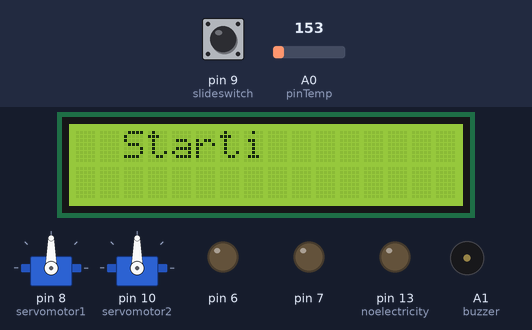
The sketch below on a simulated Arduino Uno, built with avr-gcc and run on an emulated ATmega328P. On the bench: 2 × servo, 16×2 character LCD, output pins drawn as LEDs (lit = HIGH), buzzer (waves = sounding). The test bench sets the inputs (shaded band); at power-on: A0 (pinTemp) = 153, pin 9 (slideswitch) HIGH. What the sketch prints to the serial monitor is not drawn.

Above: at 1.2 s.
1.3 s: A0 (pinTemp) set to 221
At 5.0 s:
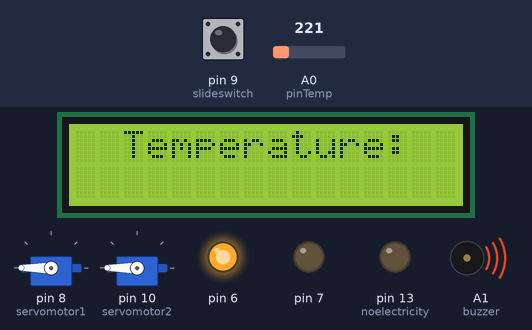
5.1 s: A0 (pinTemp) set to 191
At 10.0 s:
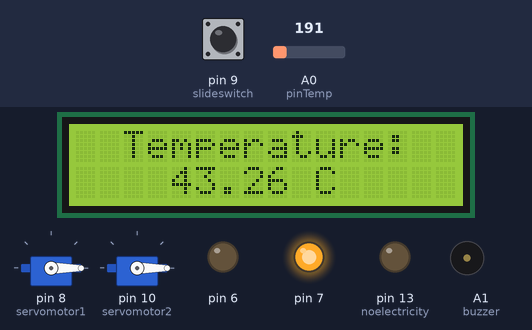
10.1 s: pin 9 (slideswitch) pulled LOW for 2.65 s
At 16.0 s:
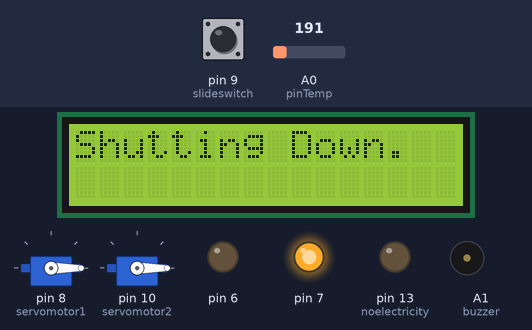
Timing chart, 0 to 20.8 s (numbered marks = the images above; inputs shaded):
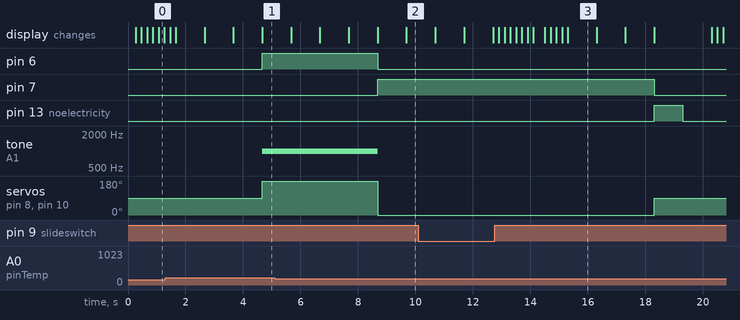

Measured:
- after the input at 1.3 s, pin 6: LOW → HIGH after 3.4 s; pin 7: stays LOW (without the input it goes to HIGH after 3.4 s); tone on A1 (buzzer): silent → 1000 Hz after 3.4 s; servo on pin 8 (servomotor1), servo on pin 10 (servomotor2): 90° → 180° after 3.4 s
- after the input at 5.1 s, pin 6: HIGH → LOW after 3.6 s; pin 7: LOW → HIGH after 3.6 s; tone on A1 (buzzer): 1000 Hz → silent after 3.6 s; servo on pin 8 (servomotor1), servo on pin 10 (servomotor2): 180° → 0° after 3.6 s
- after the input at 10.1 s, pin 7: HIGH → LOW after 8.2 s; pin 13 (noelectricity): LOW → HIGH after 8.2 s, → LOW 1.0 s later; servo on pin 8 (servomotor1), servo on pin 10 (servomotor2): 0° → 90° after 8.2 s; the display: first differs from a run without the input after 2.6 s (image 3 shows a later state)

The sketch:

Arduino_Code.ino
```cpp
#include <LiquidCrystal.h>
LiquidCrystal lcd(12, 11, 5, 4, 3, 2);

#define pinTemp A0
int baselineTemp = 0;
int celsius = 0;
int fahrenheit = 0;
int buzzer = A1;
int slideswitch = 9;
int noelectricity = 13;
int checker, controller = 0;
char start[] = {'S', 't', 'a', 'r', 't', 'i', 'n', 'g'};
char loading[] = {'.', '.', '.'};
char shutdown[] = {'S', 'h', 'u', 't', 't', 'i', 'n', 'g', ' ', 'D', 'o', 'w', 'n'};

#include <Servo.h>
Servo servomotor1;
Servo servomotor2;

void setup() {
  pinMode(pinTemp,INPUT);
  pinMode(6, OUTPUT);
  pinMode(7, OUTPUT);
  pinMode(13, OUTPUT);
  pinMode(buzzer, OUTPUT);
  pinMode(noelectricity,OUTPUT);
  pinMode(slideswitch, INPUT);
  servomotor1.attach(8);
  servomotor2.attach(10);
  Serial.begin(9600);
  lcd.begin(16, 2);
  }
void loop() {
  int counter;
  counter= digitalRead(slideswitch);
  if(counter==0)
     {
    lcd.clear();
    Stop();
  }
  else
  {
  Start();
  }
}
void Start()
  {
  controller++;
  if(checker==0)
  {
  checker++;
  lcd.setCursor(2,0);
 for (byte i=0; i<8; i++)
 {
  lcd.write(start[i]);
  delay(200);
 }
  lcd.setCursor(10,0);
for (byte i=0; i<3; i++)
 {
  lcd.write(loading[i]);
  delay(1000);
 }
  lcd.clear();
  }
  baselineTemp = 50;
  celsius = map(((analogRead(A0) - 20) * 3.04), 0, 1023, -40, 125);
  fahrenheit = ((celsius * 9) / 5 + 32);
  Serial.print(celsius);
  Serial.print(" C, ");
  Serial.print(fahrenheit);
  Serial.println(" F");
  if (celsius >= baselineTemp)
   {
   digitalWrite(6, HIGH);
   digitalWrite(7, LOW);
   tone(buzzer, 1000,10000);
   servomotor1.write(180);
   servomotor2.write(180);
   }
  else
  {
    digitalWrite(7, HIGH);
    digitalWrite(6, LOW);
    noTone(buzzer);
    servomotor1.write(0);
    servomotor2.write(0);
  }
 float temp = ((analogRead(pinTemp) * (5.0/1024))-0.5 )/0.01;
 lcd.setCursor(2, 0);
 lcd.print("Temperature:");
 lcd.setCursor(0, 1);
 lcd.print("                ");
 delay(1000);
 lcd.setCursor(4, 1);
 lcd.print( temp );
 lcd.print(" C");
 Serial.println( temp );
 delay(1000);
 lcd.clear();
  if(temp>=baselineTemp)
  {
  lcd.setCursor(4,0);
  lcd.print("Warning");
  delay(1000);
  lcd.clear();
  lcd.setCursor(0,1);
  lcd.print("High Temperature");
  delay(1000);
  }
  else
   {
  lcd.setCursor(6,0);
  lcd.print("Safe");
  delay(1000);
  lcd.clear();
  lcd.setCursor(0,1);
  lcd.print("Completely Clear");
  delay(1000);
   }
 }
  void Stop()
  {
  if(controller != 0)
  {
  controller=0;
   for (byte i=0; i<13; i++)
 {
  lcd.write(shutdown[i]);
  delay(200);
 }
  lcd.setCursor(13,0);
  for (byte i=0; i<3; i++)
 {
  lcd.write(loading[i]);
  delay(1000);
 }
   }
  checker=0;
  lcd.clear();
  digitalWrite(6, LOW);
  digitalWrite(7, LOW);
  noTone(buzzer);
  servomotor1.write(90);
  servomotor2.write(90);
  digitalWrite(13, HIGH);
  delay(1000);
  digitalWrite(13, LOW);
  delay(1000);
  }
```
